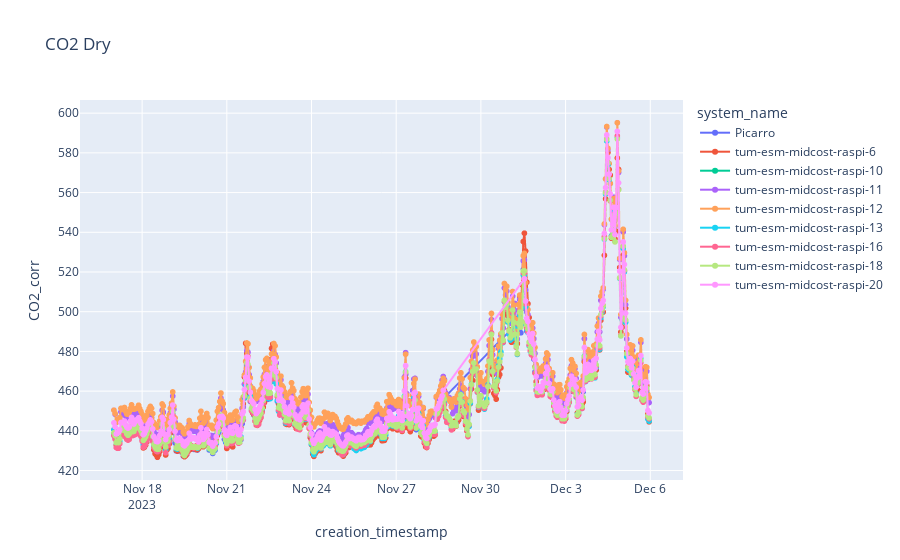
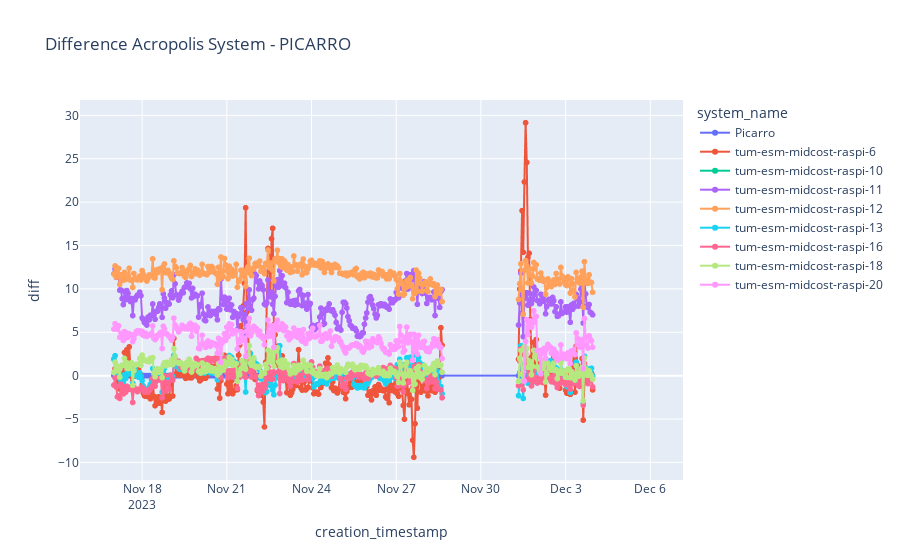

Notebook cell for these charts, in order:
### Code cell
import plotly.express as px

fig = px.line(df_cal_corr_agg, x="creation_timestamp", y=f"CO2_corr", markers=True, title = "CO2 Dry", color="system_name")
fig.show()

fig = px.line(df_cal_corr_agg, x="creation_timestamp", y=f"diff", markers=True, title = "Difference Acropolis System - PICARRO", color="system_name")
fig.show()

### Figure 1 — Plotly figure (JSON) as saved in the notebook; plotly's stock layout.template omitted (floating-point values rounded to 4 significant figures; data arrays with more than 128 entries replaced by an {"elided": "..."} marker saying what was removed)
{"data": [{"hovertemplate": "system_name=Picarro<br>creation_timestamp=%{x}<br>CO2_corr=%{y}<extra></extra>", "legendgroup": "Picarro", "line": {"color": "#636efa", "dash": "solid"}, "marker": {"symbol": "circle"}, "mode": "markers+lines", "name": "Picarro", "showlegend": true, "type": "scattergl", "x": {"elided": "344 str values"}, "xaxis": "x", "y": {"elided": "344 float values"}, "yaxis": "y"}, {"hovertemplate": "system_name=tum-esm-midcost-raspi-6<br>creation_timestamp=%{x}<br>CO2_corr=%{y}<extra></extra>", "legendgroup": "tum-esm-midcost-raspi-6", "line": {"color": "#EF553B", "dash": "solid"}, "marker": {"symbol": "circle"}, "mode": "markers+lines", "name": "tum-esm-midcost-raspi-6", "showlegend": true, "type": "scattergl", "x": {"elided": "456 str values"}, "xaxis": "x", "y": {"elided": "456 float values"}, "yaxis": "y"}, {"hovertemplate": "system_name=tum-esm-midcost-raspi-10<br>creation_timestamp=%{x}<br>CO2_corr=%{y}<extra></extra>", "legendgroup": "tum-esm-midcost-raspi-10", "line": {"color": "#00cc96", "dash": "solid"}, "marker": {"symbol": "circle"}, "mode": "markers+lines", "name": "tum-esm-midcost-raspi-10", "showlegend": true, "type": "scattergl", "x": {"elided": "456 str values"}, "xaxis": "x", "y": {"elided": "456 null values"}, "yaxis": "y"}, {"hovertemplate": "system_name=tum-esm-midcost-raspi-11<br>creation_timestamp=%{x}<br>CO2_corr=%{y}<extra></extra>", "legendgroup": "tum-esm-midcost-raspi-11", "line": {"color": "#ab63fa", "dash": "solid"}, "marker": {"symbol": "circle"}, "mode": "markers+lines", "name": "tum-esm-midcost-raspi-11", "showlegend": true, "type": "scattergl", "x": {"elided": "456 str values"}, "xaxis": "x", "y": {"elided": "456 float values"}, "yaxis": "y"}, {"hovertemplate": "system_name=tum-esm-midcost-raspi-12<br>creation_timestamp=%{x}<br>CO2_corr=%{y}<extra></extra>", "legendgroup": "tum-esm-midcost-raspi-12", "line": {"color": "#FFA15A", "dash": "solid"}, "marker": {"symbol": "circle"}, "mode": "markers+lines", "name": "tum-esm-midcost-raspi-12", "showlegend": true, "type": "scattergl", "x": {"elided": "456 str values"}, "xaxis": "x", "y": {"elided": "456 float values"}, "yaxis": "y"}, {"hovertemplate": "system_name=tum-esm-midcost-raspi-13<br>creation_timestamp=%{x}<br>CO2_corr=%{y}<extra></extra>", "legendgroup": "tum-esm-midcost-raspi-13", "line": {"color": "#19d3f3", "dash": "solid"}, "marker": {"symbol": "circle"}, "mode": "markers+lines", "name": "tum-esm-midcost-raspi-13", "showlegend": true, "type": "scattergl", "x": {"elided": "456 str values"}, "xaxis": "x", "y": {"elided": "456 float values"}, "yaxis": "y"}, {"hovertemplate": "system_name=tum-esm-midcost-raspi-16<br>creation_timestamp=%{x}<br>CO2_corr=%{y}<extra></extra>", "legendgroup": "tum-esm-midcost-raspi-16", "line": {"color": "#FF6692", "dash": "solid"}, "marker": {"symbol": "circle"}, "mode": "markers+lines", "name": "tum-esm-midcost-raspi-16", "showlegend": true, "type": "scattergl", "x": {"elided": "456 str values"}, "xaxis": "x", "y": {"elided": "456 float values"}, "yaxis": "y"}, {"hovertemplate": "system_name=tum-esm-midcost-raspi-18<br>creation_timestamp=%{x}<br>CO2_corr=%{y}<extra></extra>", "legendgroup": "tum-esm-midcost-raspi-18", "line": {"color": "#B6E880", "dash": "solid"}, "marker": {"symbol": "circle"}, "mode": "markers+lines", "name": "tum-esm-midcost-raspi-18", "showlegend": true, "type": "scattergl", "x": {"elided": "456 str values"}, "xaxis": "x", "y": {"elided": "456 float values"}, "yaxis": "y"}, {"hovertemplate": "system_name=tum-esm-midcost-raspi-20<br>creation_timestamp=%{x}<br>CO2_corr=%{y}<extra></extra>", "legendgroup": "tum-esm-midcost-raspi-20", "line": {"color": "#FF97FF", "dash": "solid"}, "marker": {"symbol": "circle"}, "mode": "markers+lines", "name": "tum-esm-midcost-raspi-20", "showlegend": true, "type": "scattergl", "x": {"elided": "388 str values"}, "xaxis": "x", "y": {"elided": "388 float values"}, "yaxis": "y"}], "layout": {"legend": {"title": {"text": "system_name"}, "tracegroupgap": 0}, "title": {"text": "CO2 Dry"}, "xaxis": {"anchor": "y", "domain": [0, 1], "title": {"text": "creation_timestamp"}}, "yaxis": {"anchor": "x", "domain": [0, 1], "title": {"text": "CO2_corr"}}}}

### Figure 2 — Plotly figure (JSON) as saved in the notebook; plotly's stock layout.template omitted (floating-point values rounded to 4 significant figures; data arrays with more than 128 entries replaced by an {"elided": "..."} marker saying what was removed)
{"data": [{"hovertemplate": "system_name=Picarro<br>creation_timestamp=%{x}<br>diff=%{y}<extra></extra>", "legendgroup": "Picarro", "line": {"color": "#636efa", "dash": "solid"}, "marker": {"symbol": "circle"}, "mode": "markers+lines", "name": "Picarro", "showlegend": true, "type": "scattergl", "x": {"elided": "344 str values"}, "xaxis": "x", "y": {"elided": "344 int values"}, "yaxis": "y"}, {"hovertemplate": "system_name=tum-esm-midcost-raspi-6<br>creation_timestamp=%{x}<br>diff=%{y}<extra></extra>", "legendgroup": "tum-esm-midcost-raspi-6", "line": {"color": "#EF553B", "dash": "solid"}, "marker": {"symbol": "circle"}, "mode": "markers+lines", "name": "tum-esm-midcost-raspi-6", "showlegend": true, "type": "scattergl", "x": {"elided": "456 str values"}, "xaxis": "x", "y": {"elided": "456 float values"}, "yaxis": "y"}, {"hovertemplate": "system_name=tum-esm-midcost-raspi-10<br>creation_timestamp=%{x}<br>diff=%{y}<extra></extra>", "legendgroup": "tum-esm-midcost-raspi-10", "line": {"color": "#00cc96", "dash": "solid"}, "marker": {"symbol": "circle"}, "mode": "markers+lines", "name": "tum-esm-midcost-raspi-10", "showlegend": true, "type": "scattergl", "x": {"elided": "456 str values"}, "xaxis": "x", "y": {"elided": "456 null values"}, "yaxis": "y"}, {"hovertemplate": "system_name=tum-esm-midcost-raspi-11<br>creation_timestamp=%{x}<br>diff=%{y}<extra></extra>", "legendgroup": "tum-esm-midcost-raspi-11", "line": {"color": "#ab63fa", "dash": "solid"}, "marker": {"symbol": "circle"}, "mode": "markers+lines", "name": "tum-esm-midcost-raspi-11", "showlegend": true, "type": "scattergl", "x": {"elided": "456 str values"}, "xaxis": "x", "y": {"elided": "456 float values"}, "yaxis": "y"}, {"hovertemplate": "system_name=tum-esm-midcost-raspi-12<br>creation_timestamp=%{x}<br>diff=%{y}<extra></extra>", "legendgroup": "tum-esm-midcost-raspi-12", "line": {"color": "#FFA15A", "dash": "solid"}, "marker": {"symbol": "circle"}, "mode": "markers+lines", "name": "tum-esm-midcost-raspi-12", "showlegend": true, "type": "scattergl", "x": {"elided": "456 str values"}, "xaxis": "x", "y": {"elided": "456 float values"}, "yaxis": "y"}, {"hovertemplate": "system_name=tum-esm-midcost-raspi-13<br>creation_timestamp=%{x}<br>diff=%{y}<extra></extra>", "legendgroup": "tum-esm-midcost-raspi-13", "line": {"color": "#19d3f3", "dash": "solid"}, "marker": {"symbol": "circle"}, "mode": "markers+lines", "name": "tum-esm-midcost-raspi-13", "showlegend": true, "type": "scattergl", "x": {"elided": "456 str values"}, "xaxis": "x", "y": {"elided": "456 float values"}, "yaxis": "y"}, {"hovertemplate": "system_name=tum-esm-midcost-raspi-16<br>creation_timestamp=%{x}<br>diff=%{y}<extra></extra>", "legendgroup": "tum-esm-midcost-raspi-16", "line": {"color": "#FF6692", "dash": "solid"}, "marker": {"symbol": "circle"}, "mode": "markers+lines", "name": "tum-esm-midcost-raspi-16", "showlegend": true, "type": "scattergl", "x": {"elided": "456 str values"}, "xaxis": "x", "y": {"elided": "456 float values"}, "yaxis": "y"}, {"hovertemplate": "system_name=tum-esm-midcost-raspi-18<br>creation_timestamp=%{x}<br>diff=%{y}<extra></extra>", "legendgroup": "tum-esm-midcost-raspi-18", "line": {"color": "#B6E880", "dash": "solid"}, "marker": {"symbol": "circle"}, "mode": "markers+lines", "name": "tum-esm-midcost-raspi-18", "showlegend": true, "type": "scattergl", "x": {"elided": "456 str values"}, "xaxis": "x", "y": {"elided": "456 float values"}, "yaxis": "y"}, {"hovertemplate": "system_name=tum-esm-midcost-raspi-20<br>creation_timestamp=%{x}<br>diff=%{y}<extra></extra>", "legendgroup": "tum-esm-midcost-raspi-20", "line": {"color": "#FF97FF", "dash": "solid"}, "marker": {"symbol": "circle"}, "mode": "markers+lines", "name": "tum-esm-midcost-raspi-20", "showlegend": true, "type": "scattergl", "x": {"elided": "388 str values"}, "xaxis": "x", "y": {"elided": "388 float values"}, "yaxis": "y"}], "layout": {"legend": {"title": {"text": "system_name"}, "tracegroupgap": 0}, "title": {"text": "Difference Acropolis System - PICARRO"}, "xaxis": {"anchor": "y", "domain": [0, 1], "title": {"text": "creation_timestamp"}}, "yaxis": {"anchor": "x", "domain": [0, 1], "title": {"text": "diff"}}}}
